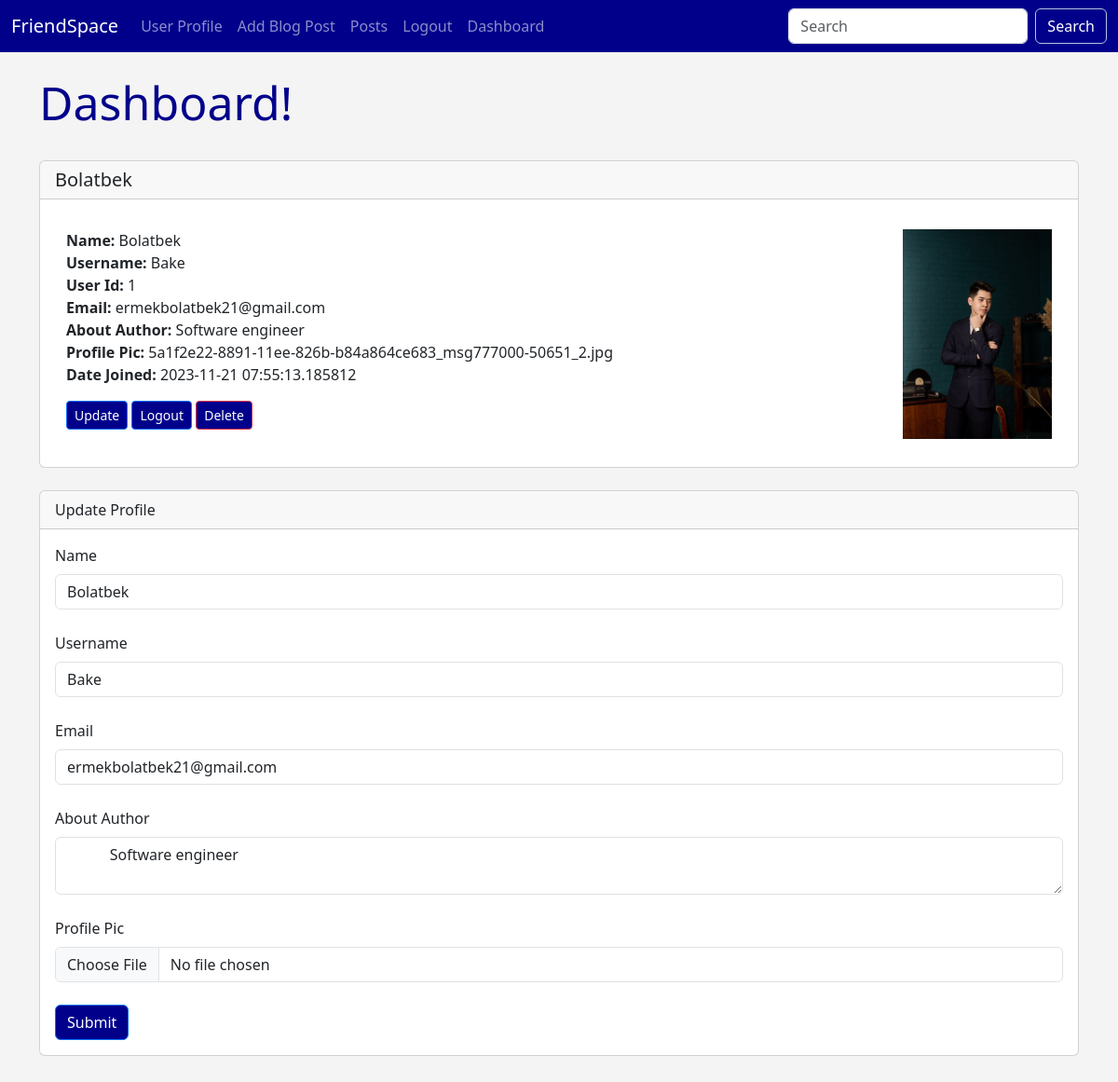
The app's page /dashboard (signed in) with its own data.
### flaskblog/database.py (models this page shows, shortened)
class Users(db.Model,UserMixin):
    id = db.Column(db.Integer,primary_key=True,unique=True)
    username = db.Column(db.String(200),nullable=False)
    name = db.Column(db.String(200),nullable=False)
    email = db.Column(db.String(120),nullable=False,unique=True)
    about_author = db.Column(db.Text(500),nullable=True)
    date_added = db.Column(db.DateTime,default=datetime.utcnow)
    profile_pic = db.Column(db.String(200),nullable=True )
    password_hash = db.Column(db.String(130),nullable=False)
    posts = db.relationship('Posts',backref='poster')
    @property
    def password(self):
        raise AttributeError('password is not a readable attribute!')

### flaskblog/main.py (the view)
@app.route('/dashboard',methods=['GET','POST'])
@login_required
def dashboard():
    form = UserForm()
    id = current_user.id
    name_to_update = Users.query.get_or_404(id)
    if request.method == 'POST':
        name_to_update.name = request.form['name']
        name_to_update.email = request.form['email']
        name_to_update.username = request.form['username']
        name_to_update.about_author = request.form['about_author']
        if request.files['profile_pic']:
            name_to_update.profile_pic = request.files['profile_pic']
            pic_filename = secure_filename(name_to_update.profile_pic.filename)
            pic_name = str(uuid.uuid1()) + '_' + pic_filename
            saver = request.files['profile_pic']
            name_to_update.profile_pic = pic_name
            try:
                db.session.commit()
                saver.save(os.path.join(app.config['UPLOAD_FOLDER'], pic_name))
                flash('User Updated Successfully!', category='success')
                return render_template('dashboard.html', form=form, name_to_update=name_to_update, id=id)
            except:
                flash('Errors! Looks like there','error')
                return render_template('dashboard.html', form=form, name_to_update=name_to_update, id=id)
        else:
            db.session.commit()
            flash('User Updated Successfully!', category='success')
            return render_template('dashboard.html', form=form, name_to_update=name_to_update, id=id)
    else:
        return render_template('dashboard.html', form=form, name_to_update=name_to_update, id=id)
    return render_template('dashboard.html')

### flaskblog/webforms.py
class UserForm(FlaskForm):
    name = StringField("Name",validators=[DataRequired()])
    username = StringField("Username",validators=[DataRequired()])
    email = StringField("Email",validators=[DataRequired()])
    about_author = TextAreaField("About Author",validators=[DataRequired()])
    password_hash = PasswordField("Password",validators=[DataRequired()])
    password_hash2 = PasswordField("Confirm Password",validators=[DataRequired()])
    profile_pic = FileField("Profile Pic")
    submit = SubmitField('Submit')

class SearchForm(FlaskForm):
    searched = StringField("Searched",validators=[DataRequired()])
    submit = SubmitField("Submit")

### flaskblog/database.py (called while the page is built)
@login_manager.user_loader
def load_user(user_id):
    return Users.query.get(int(user_id))

### flaskblog/main.py (called while the page is built)
@app.context_processor
def base():
    form = SearchForm()
    return dict(form=form)

### flaskblog/templates/dashboard.html (shortened to what this page needs)
{% extends 'base.html' %}
{% block content %}
    <h1>Dashboard!</h1>
    <br>
    <div class="card">
        <h5 class="card-header">{{ current_user.name }}</h5>
        <div class="card-body">
            <p class="card-text">
            <div class="container">
                <div class="row">
                    <div class="col-8">
                        <strong>Name:</strong>
                        {{ current_user.name }}<br>
                        <strong>Username:</strong>
                        {{ current_user.username }}<br>
                        <strong>User Id:</strong>
                        {{ current_user.id }}<br>
                        <strong>Email:</strong>
                        {{ current_user.email }}<br>
                        <strong>About Author:</strong>
                        {{ current_user.about_author }}<br>
                        <strong>Profile Pic:</strong>
                        {{ current_user.profile_pic }}<br>
                        <strong>Date Joined:</strong>
                        {{ current_user.date_added }}<br>
                        </p>
                        <a href="{{ url_for('update',id=current_user.id) }}" class="btn btn-primary btn-sm">Update</a>
                        <a href="{{ url_for('logout') }}" class="btn btn-primary btn-sm">Logout</a>
                        <a href="{{ url_for('delete',id=current_user.id) }}" class="btn btn-outline-danger btn-sm">Delete</a>
                        <br><br>
                    </div>
                    <div class="col-4">
                        {% if current_user.profile_pic %}
                            <img src="{{ url_for('static',filename='images/' + current_user.profile_pic) }}" width="160"
                                 align="right">
                        {% else %}
                            <img src="{{ url_for('static',filename='images/baba.jfif') }}" width="160" align="right">
                        {% endif %}
                    </div>
                </div>
            </div>
    <br>
    <div class="card">
        <div class="card-header">
            Update Profile
        </div>
        <div class="card-body">
            <form action="/dashboard" method="POST"
                  enctype="multipart/form-data">
                {{ form.name.label(class="form-label") }}
                {{ form.name(class="form-control",value=name_to_update.name) }}
                <br>
                {{ form.username.label(class="form-label") }}
                {{ form.username(class="form-control",value=name_to_update.username) }}
                <br>
                {{ form.email.label(class="form-label") }}
                {{ form.email(class="form-control",value=name_to_update.email) }}<br>
                {{ form.about_author.label(class="form-label") }}
                <textarea name="about_author" class="form-control">
           {{ name_to_update.about_author }}
       </textarea><br>
                {{ form.profile_pic.label(class="form-label") }}
                {{ form.profile_pic(class="form-control",value=name_to_update.profile_pic) }}<br>
                {{ form.submit(class="btn btn-primary") }}   </form>
        </div>
    </div>
    <br><br>
{% endblock %}

### flaskblog/static/css/style.css (style rules this page uses)
h1 { color: darkblue; font-size: 50px; }
body { background: #F4F4F4; }
.btn { background-color: darkblue; color: #fff; }
.btn { transition: transform 0.2s ease-in-out; }

### records on screen
Users: name "Bolatbek", username "Bake", id "1", email "ermekbolatbek21@gmail.com", about_author "Software engineer", profile_pic "5a1f2e22-8891-11ee-826b-b84a864ce683_msg777000-50651_2.jpg", date_added "2023-11-21 07:55:13.185812", profile_pic (picture)
